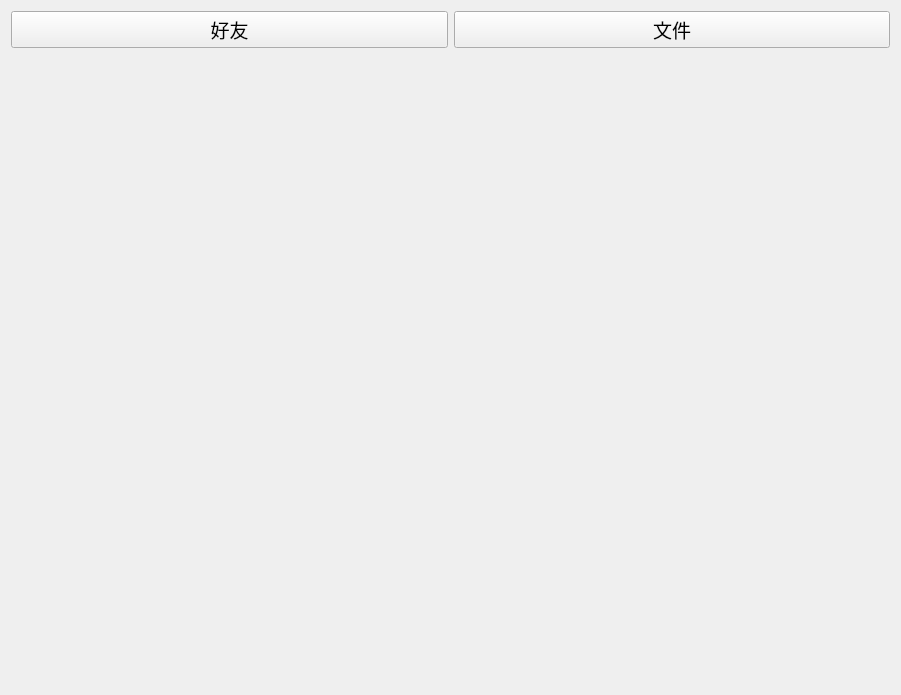
<?xml version="1.0" encoding="UTF-8"?>
<ui version="4.0">
 <class>Index</class>
 <widget class="QWidget" name="Index">
  <property name="geometry">
   <rect>
    <x>0</x>
    <y>0</y>
    <width>901</width>
    <height>695</height>
   </rect>
  </property>
  <property name="windowTitle">
   <string>Form</string>
  </property>
  <layout class="QVBoxLayout" name="verticalLayout_2">
   <item>
    <layout class="QVBoxLayout" name="verticalLayout">
     <item>
      <layout class="QHBoxLayout" name="horizontalLayout">
       <item>
        <widget class="QPushButton" name="friend_PB">
         <property name="font">
          <font>
           <family>Arial</family>
           <pointsize>14</pointsize>
          </font>
         </property>
         <property name="text">
          <string>好友</string>
         </property>
        </widget>
       </item>
       <item>
        <widget class="QPushButton" name="fire_PB">
         <property name="font">
          <font>
           <family>Arial</family>
           <pointsize>14</pointsize>
          </font>
         </property>
         <property name="text">
          <string>文件</string>
         </property>
        </widget>
       </item>
      </layout>
     </item>
     <item>
      <widget class="QStackedWidget" name="stackedWidget">
       <widget class="FriendWindow" name="friend_Page"/>
       <widget class="Fire" name="fire_Page"/>
      </widget>
     </item>
    </layout>
   </item>
  </layout>
 </widget>
 <customwidgets>
  <customwidget>
   <class>Fire</class>
   <extends>QWidget</extends>
   <header>fire.h</header>
   <container>1</container>
  </customwidget>
  <customwidget>
   <class>FriendWindow</class>
   <extends>QWidget</extends>
   <header>friendwindow.h</header>
   <container>1</container>
  </customwidget>
 </customwidgets>
 <resources/>
 <connections/>
</ui>
